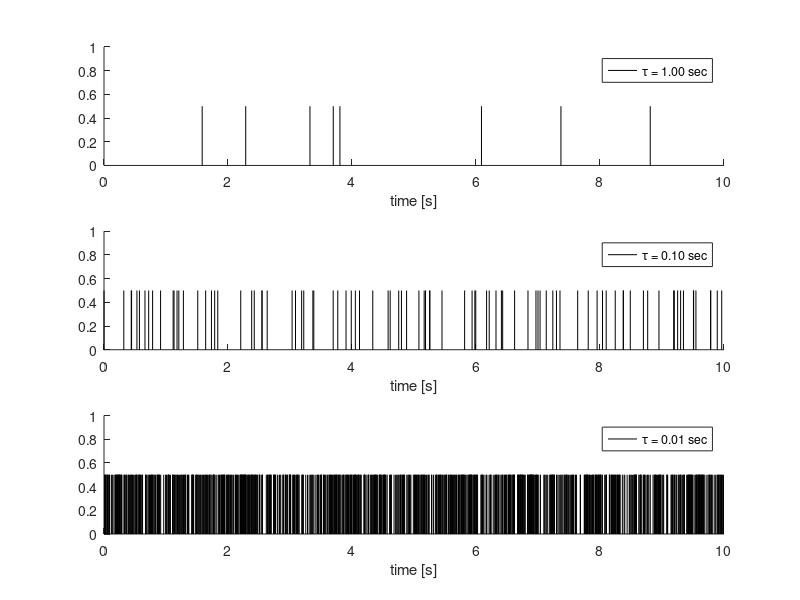

The MATLAB source for this figure: (Note: this script raises an error after producing the figure.)
% Nima Ghorbani
% https://github.com/nimagh/NIP_SS16
% Neural Coding - Excercise 1
% goal: Spike trains as random processes
clear all; clc; close all;
T = 10; %s total time interval
tavs = [1 0.1 0.01];
lambdas = [0.1 0.01 0.001];

%% Task 5.a
figure(100);
for Idx = 1:length(tavs)
    tav=tavs(Idx);
    spikeTrain = exprnd(tav,[1,2*T/tav]);
    spikeTrain = cumsum(spikeTrain);
    spikeTrain(spikeTrain>10)=[];
    
    subplot(310+Idx);
    line([spikeTrain;spikeTrain],[0;.5]*ones(size(spikeTrain)),'Color','k');
    legend(sprintf('\\tau = %2.2f sec',tavs(Idx)))
    xlim([0,T]);ylim([0,1]);
    xlabel('time [s]');
end 
suptitle('Task 5.a')

%% Task 5.b
numSpikeTrains = 100000;
spikeCounts = zeros(numSpikeTrains,1,length(tavs));
for Idx = 1:length(tavs)
    tav=tavs(Idx);
    for spikeTrainIdx=1:numSpikeTrains
        spikeTrain = exprnd(tav,[1,2*T/tav]);
        spikeTrain = cumsum(spikeTrain);
        spikeTrain(spikeTrain>10)=[];
        spikeCounts(spikeTrainIdx,1,Idx) = nnz(spikeTrain);
    end
end 
figure(101);
for Idx = 1:length(tavs)
    subplot(130+Idx);hold on;
    hist(spikeCounts(:,1,Idx));
    
    meanSpikeTrain = mean(spikeCounts(:,1,Idx));
    varSpikeTrain = sqrt(var(spikeCounts(:,1,Idx)));
    plot([meanSpikeTrain meanSpikeTrain],[0 max(ylim)],'r');
    plot([meanSpikeTrain+varSpikeTrain meanSpikeTrain+varSpikeTrain],[0 max(ylim)],'b');
    plot([meanSpikeTrain-varSpikeTrain meanSpikeTrain-varSpikeTrain],[0 max(ylim)],'b');  
    
    legend(sprintf('\\tau = %2.2f sec',tavs(Idx)),'mean','variance');
    xlabel('spike count');ylabel('tirals');
end
suptitle('Task 5.b')

%% Task 5.c
numSamples = 10000;

figure(102);
for Idx = 1:length(lambdas)
    lambda=lambdas(Idx);
    spikeTrain = binornd(1,lambda,1,numSamples);
    spikeTrain = spikeTrain.*linspace(0,T,numSamples);
    spikeTrain = spikeTrain(spikeTrain>0);
    subplot(310+Idx);
    line([spikeTrain;spikeTrain],[0;.5]*ones(size(spikeTrain)),'Color','k');
    legend(sprintf('\\lambda = %2.3f sec',lambdas(Idx)))
    xlim([0,T]);ylim([0,1]);
    xlabel('time [s]');
end
suptitle('Task 5.c')

%% Task 5.d
numSamples = 10000;
numSpikeTrains = 100000;

spikeCounts = zeros(numSpikeTrains,1,length(tavs));
for Idx = 1:length(lambdas)
    lambda=lambdas(Idx);
    for spikeTrainIdx=1:numSpikeTrains
        spikeTrain = binornd(1,lambda,1,numSamples);
        spikeCounts(spikeTrainIdx,1,Idx) = nnz(spikeTrain);
    end
end 
figure(103);
for Idx = 1:length(tavs)
    subplot(130+Idx);hold on;
    hist(spikeCounts(:,1,Idx));
    meanSpikeTrain = mean(spikeCounts(:,1,Idx));
    varSpikeTrain = sqrt(var(spikeCounts(:,1,Idx)));
    plot([meanSpikeTrain meanSpikeTrain],[0 max(ylim)],'r');
    plot([meanSpikeTrain+varSpikeTrain meanSpikeTrain+varSpikeTrain],[0 max(ylim)],'b');
    plot([meanSpikeTrain-varSpikeTrain meanSpikeTrain-varSpikeTrain],[0 max(ylim)],'b');
    
    legend(sprintf('\\lambda = %2.3f sec',lambdas(Idx)),'mean','variance')
    xlabel('spike count');ylabel('tirals');

end

suptitle('Task 5.d')
